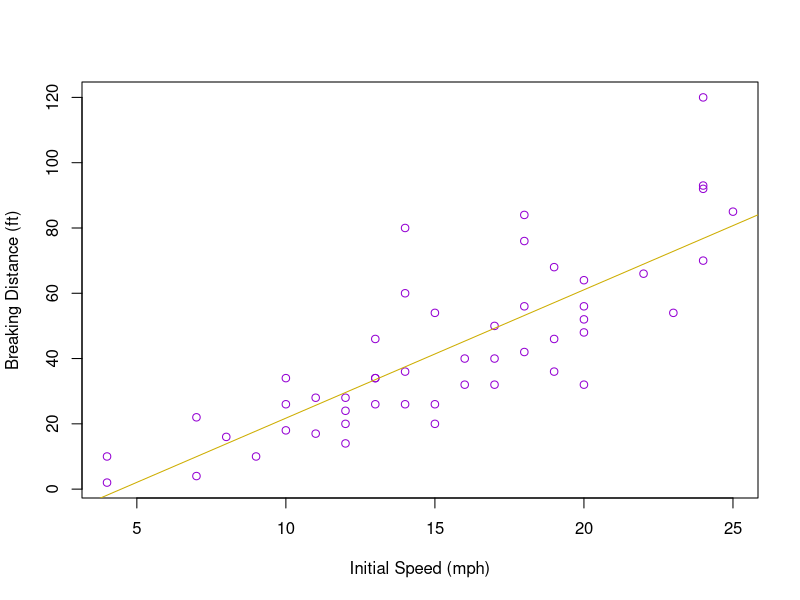
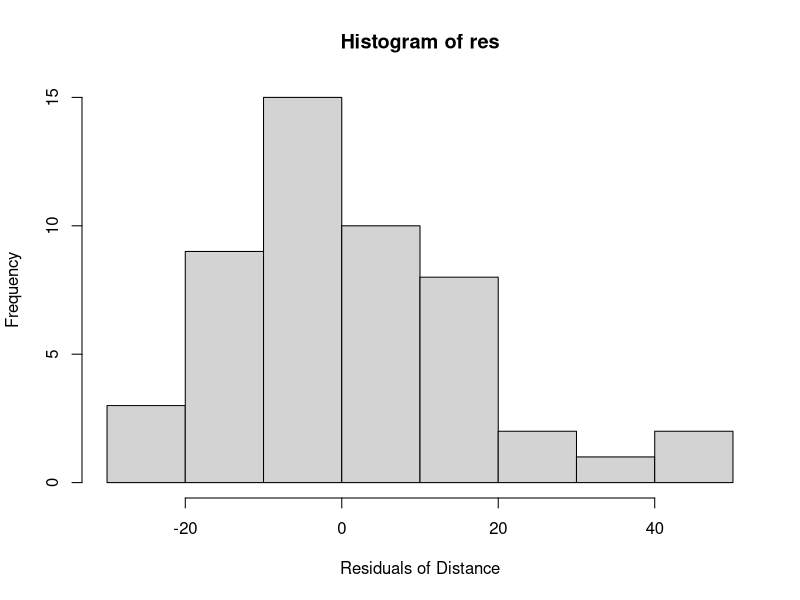
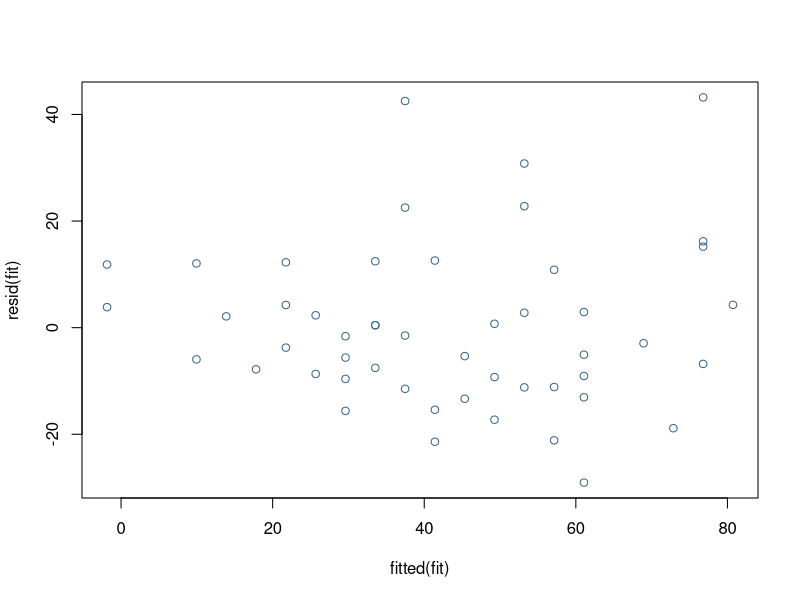
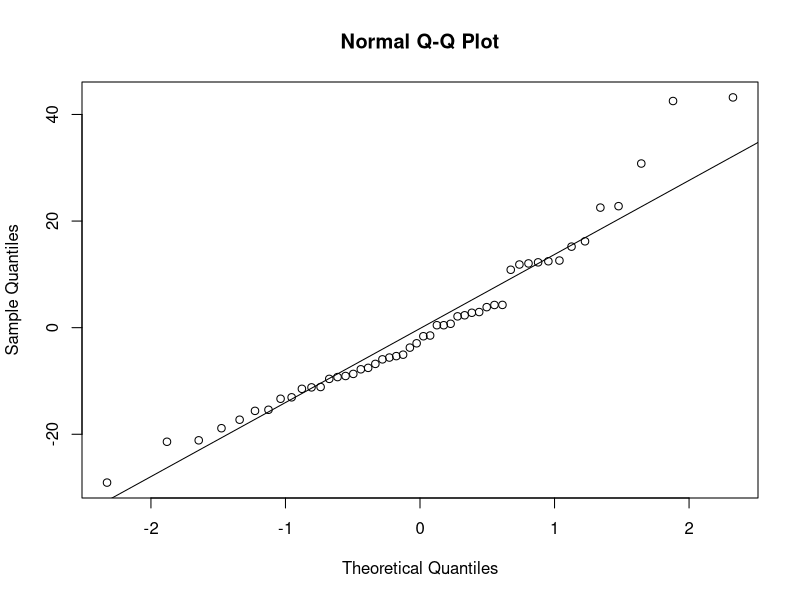
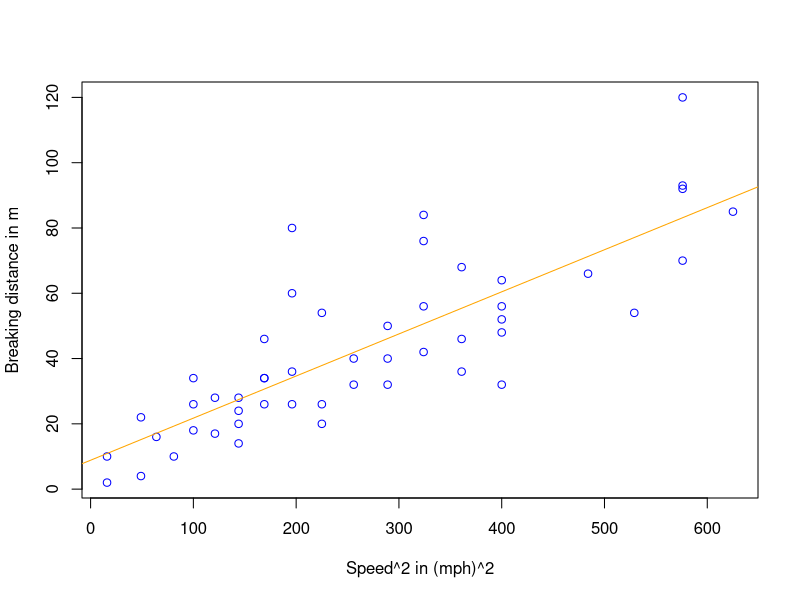
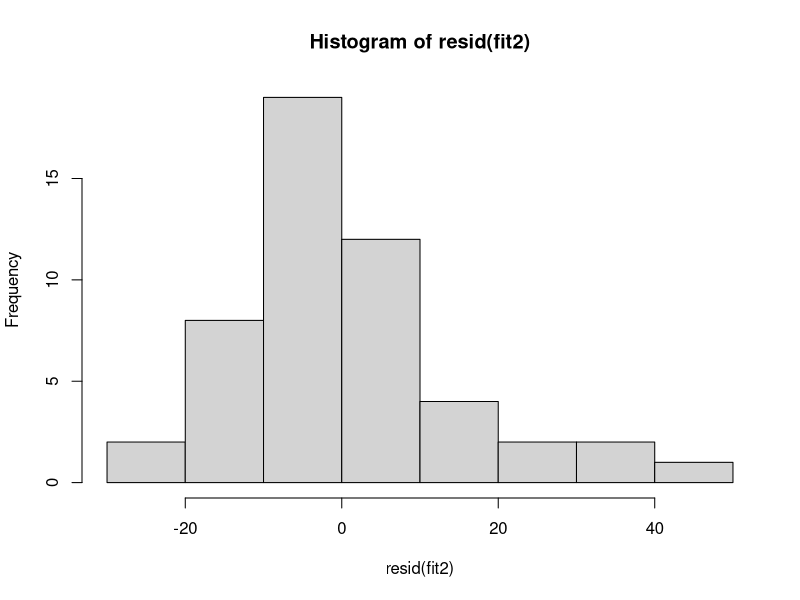
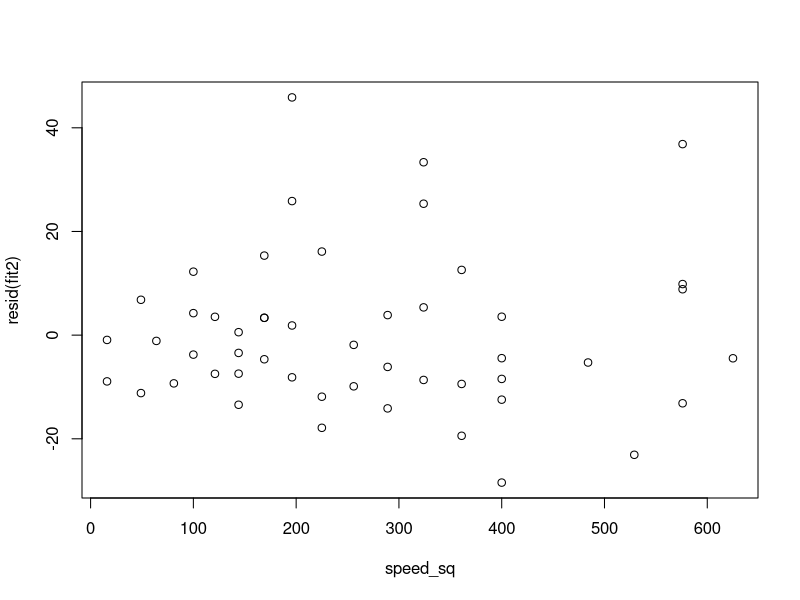
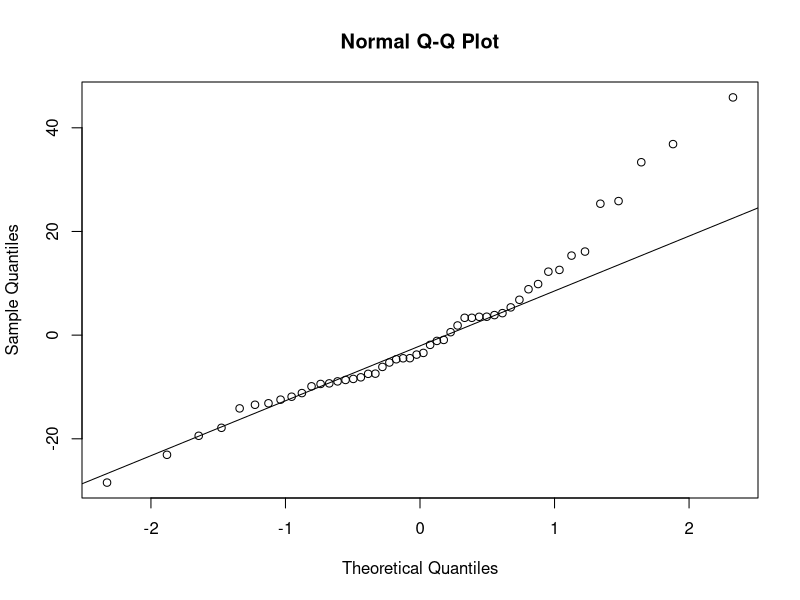

Generate these figures, in order, with R:
## ---- chunk 1
knitr::opts_chunk$set(echo = TRUE)
## ---- chunk 2
summary(cars$speed) #looks like mph
summary(cars$dist) #looks like feet 
fit <- lm(cars$dist ~ cars$speed)
summary(fit)
## ---- chunk 3
plot(cars$speed, cars$dist, xlab = "Initial Speed (mph)", ylab = "Breaking Distance (ft)", col=' darkviolet')
abline(fit, col = "gold3")
## ---- chunk 4
res <- resid(fit)
summary(res)
hist(res, xlab = "Residuals of Distance")
## ---- chunk 5
plot(fitted(fit), resid(fit),  col = 'steelblue4')
qqnorm(res)
qqline(res)
## ---- chunk 6
speed_sq = cars$speed^2
fit2 <- lm(cars$dist ~ speed_sq)
summary(fit2)
plot(speed_sq, cars$dist, xlab = 'Speed^2 in (mph)^2', ylab = 'Breaking distance in m', col = 'blue')
abline(fit2, col = 'orange')
hist(resid(fit2))
plot(speed_sq, resid(fit2))
qqnorm(resid(fit2))
qqline(resid(fit2))
## ---- chunk 7
fit3 <- lm(log(cars$dist) ~ log(cars$speed))
summary(fit3)
plot(log(cars$speed), log(cars$dist), xlab = 'log(Speed) in log(mph)', ylab = 'log(Breaking distance) in log(m)', col = 'steelblue')
abline(fit3, col = 'orangered')
hist(resid(fit3))
plot(speed_sq, resid(fit3))
qqnorm(resid(fit3))
qqline(resid(fit3))
